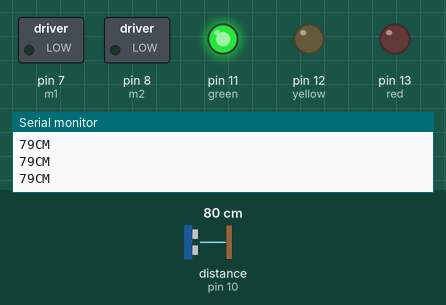
This sketch was run on a simulated Arduino Uno, built with avr-gcc and run on an emulated ATmega328P. Parts: switched loads named in the sketch (green lamp = pin HIGH), output pins drawn as LEDs (lit = HIGH), the last lines printed to the serial monitor. Wiring (inferred from the names in the program): ultrasonic range finder: trigger pin 9; echo pin 10. The test bench sets the inputs (shaded band); at power-on: distance to the obstacle (sensor on pin 10) 80 cm. The echo pulse lasts 58.3 µs per cm; pins used as bus, display or sensor lines are not drawn.

Above: at 5.2 s.
5.3 s: distance to the obstacle (sensor on pin 10) set to 30 cm
6.8 s: distance to the obstacle (sensor on pin 10) set to 24 cm
At 8.0 s:
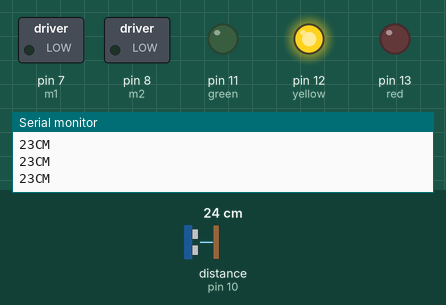
8.5 s: distance to the obstacle (sensor on pin 10) set to 18 cm
10.0 s: distance to the obstacle (sensor on pin 10) set to 14 cm
At 11.4 s:
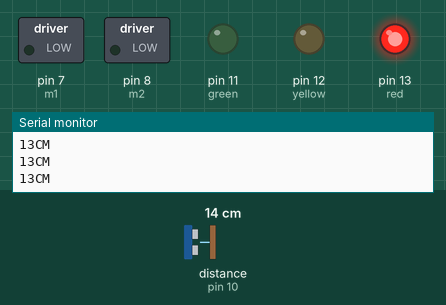
11.7 s: distance to the obstacle (sensor on pin 10) set to 8 cm
13.3 s: distance to the obstacle (sensor on pin 10) set to 5 cm
At 14.8 s:
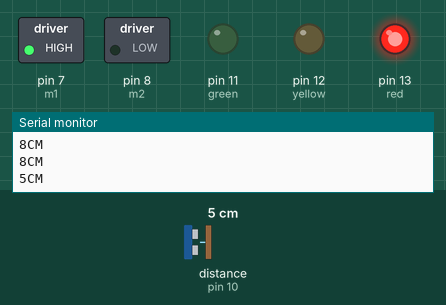
Timing chart, 0 to 16.0 s (numbered marks = the images above; inputs shaded):
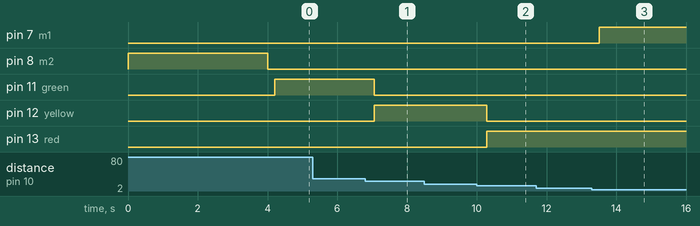

The sketch:

water_depth.ino
```cpp
const int echo = 10;
const int trig = 9;
int red = 13;
int yellow = 12;
int green = 11;

// motor
const int m1 = 7;   // left   YELLOW
const int m2 = 8;   // right  RED

bool isClosed, isOpen;

void setup() {
  Serial.begin(9600);
  pinMode(red, OUTPUT);
  pinMode(yellow, OUTPUT);
  pinMode(green, OUTPUT);
  pinMode(trig, OUTPUT);
  pinMode(echo, INPUT);

  pinMode(m1, OUTPUT);
  pinMode(m2, OUTPUT);

  opening();
}

void opening(){
  isOpen = true;
  isClosed = false;
  digitalWrite(m2, HIGH);
  digitalWrite(m1, LOW);
  delay(4000);
  digitalWrite(m2, LOW);
}
void closing(){
    isClosed = true;
    isOpen = false;
    digitalWrite(m1, HIGH);
    digitalWrite(m2, LOW);
    delay(4000);
    digitalWrite(m1, LOW);
}

void loop() {
  long duration, distance;
  digitalWrite(trig, LOW);
  delayMicroseconds(2);
  digitalWrite(trig, HIGH);
  delayMicroseconds(2);
  digitalWrite(trig, LOW);

  duration = pulseIn(echo, HIGH);   // in micro seconds
  distance = (duration / 2) / 29.1;   // half of distance since it's transmiting and receiving
  Serial.print(distance);
  Serial.println("CM");
  delay(200);

  if(distance >=0 && distance <= 15){
    digitalWrite(red, HIGH);
    digitalWrite(yellow, LOW);
    digitalWrite(green, LOW);
  }else if(distance >15 && distance <=25){
    digitalWrite(yellow, HIGH);
     digitalWrite(red, LOW);
    digitalWrite(green, LOW);
  }else if(distance >25){
    digitalWrite(green, HIGH);
    digitalWrite(yellow, LOW);
    digitalWrite(red, LOW);
  }

  if(distance < 6 ){
    closing();
  }

}
```

Measured:
- the behaviour switches between 27 and 26 cm on distance to the obstacle (sensor on pin 10) (found by bisection; images 0 and 1)
- the behaviour switches between 17 and 16 cm on distance to the obstacle (sensor on pin 10) (found by bisection; images 1 and 2)
- the behaviour switches between 7 and 6 cm on distance to the obstacle (sensor on pin 10) (found by bisection; images 2 and 3)
- after the input at 6.8 s, pin 11 (green): HIGH → LOW after 0.26 s; pin 12 (yellow): LOW → HIGH after 0.26 s
- after the input at 10.0 s, pin 12 (yellow): HIGH → LOW after 0.29 s; pin 13 (red): LOW → HIGH after 0.29 s
- after the input at 13.3 s, pin 7 (m1): LOW → HIGH after 0.21 s
